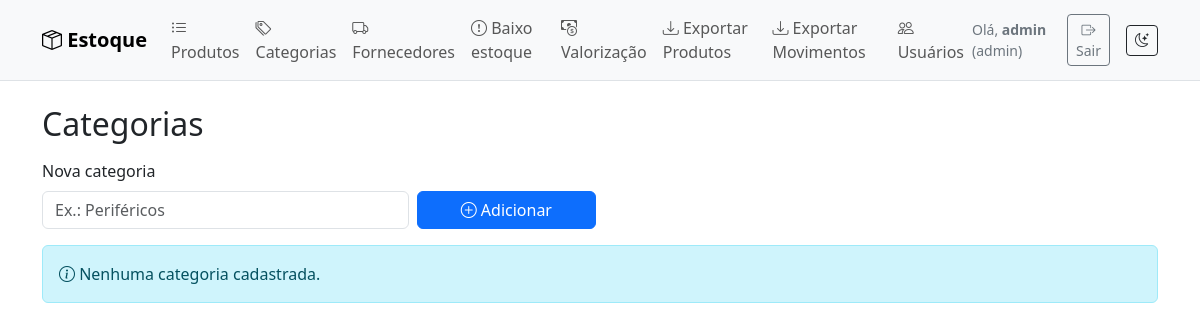
Before: /categorias/ (signed in) with the older database file.
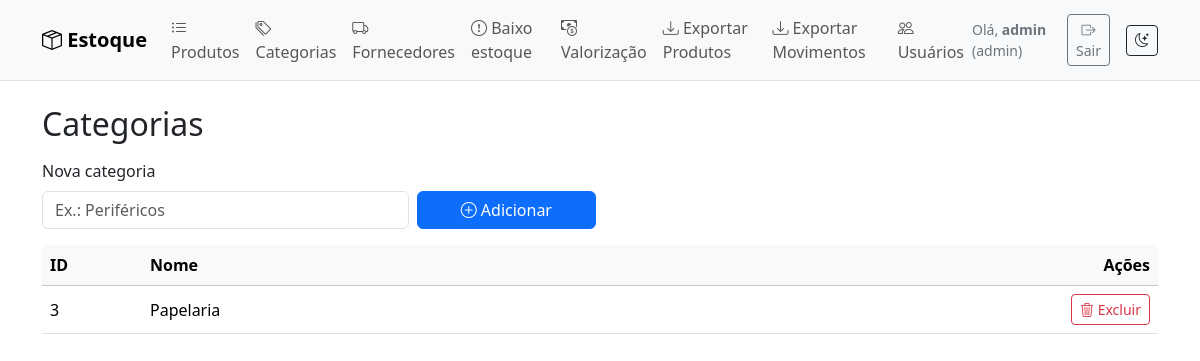
After: the same page with the newer database file.
### tables this page shows
CREATE TABLE categories(
        id INTEGER PRIMARY KEY AUTOINCREMENT,
        name TEXT UNIQUE NOT NULL
    );

### stockcontrol/routes/categories.py (the view, shortened to what this page needs)
@bp.route("/", methods=["GET","POST"])
@login_required
def view():
    conn = get_conn(); c = conn.cursor()
    c.execute("SELECT id, name FROM categories ORDER BY name")
    cats = c.fetchall(); conn.close()
    return render_template("categorias.html", cats=cats)

### stockcontrol/auth.py (called while the page is built)
def load_user(user_id):
    conn = get_conn(); c = conn.cursor()
    c.execute("SELECT * FROM users WHERE id=?", (user_id,))
    row = c.fetchone(); conn.close()
    return User(row) if row else None

### stockcontrol/db.py (called while the page is built)
def get_conn():
    db_path = current_app.config["DB_PATH"]
    conn = sqlite3.connect(db_path)
    conn.row_factory = sqlite3.Row
    conn.execute("PRAGMA foreign_keys = ON;")        # respeitar FKs
    conn.execute("PRAGMA journal_mode = WAL;")       # melhor concorrência
    conn.execute("PRAGMA synchronous = NORMAL;")     # equilíbrio segurança x performance
    conn.execute("PRAGMA busy_timeout = 3000;")      # espera 3s se DB estiver ocupado
    conn.execute("PRAGMA temp_store = MEMORY;")      # operações temporárias em memória
    return conn

### templates/categorias.html (shortened to what this page needs)
{% extends "base.html" %}
{% block content %}
  <div class="d-flex justify-content-between align-items-center mb-3">
    <h2 class="mb-0">Categorias</h2>
  </div>
  <form method="post" action="{{ url_for('categories.view') }}" class="row g-2 align-items-end mb-3">
    <div class="col-12 col-md-6 col-lg-4">
      <label class="form-label">Nova categoria</label>
      <input type="text" name="name" class="form-control" placeholder="Ex.: Periféricos" required>
    </div>
    <div class="col-12 col-md-3 col-lg-2">
      <label class="form-label d-none d-md-block">&nbsp;</label>
      <button class="btn btn-primary w-100" type="submit">
        <i class="bi bi-plus-circle"></i> Adicionar
      </button>
    </div>
  </form>
  {% if not cats %}
    <div class="alert alert-info"><i class="bi bi-info-circle"></i> Nenhuma categoria cadastrada.</div>
  {% else %}
    <div class="table-responsive">
      <table class="table table-hover align-middle">
        <thead class="table-light">
          <tr>
            <th style="width: 100px;">ID</th>
            <th>Nome</th>
            <th class="text-end" style="width: 160px;">Ações</th>
          </tr>
        </thead>
        <tbody>
          {% for c in cats %}
          <tr>
            <td>{{ c.id }}</td>
            <td>{{ c.name }}</td>
            <td class="text-end">
              <form class="d-inline" method="post" action="{{ url_for('categories.delete', cid=c.id) }}" onsubmit="return confirm('Remover categoria?');">
                <button class="btn btn-outline-danger btn-sm" type="submit">
                  <i class="bi bi-trash3"></i> Excluir
                </button>
              </form>
            </td>
          </tr>
          {% endfor %}
        </tbody>
      </table>
    </div>
  {% endif %}
{% endblock %}

Changed rows visible on the page:
added categories: id "3", name "Papelaria"
Other visible differences:
text no longer shown: "Nenhuma categoria cadastrada."
text now shown: "ID Nome Ações"
